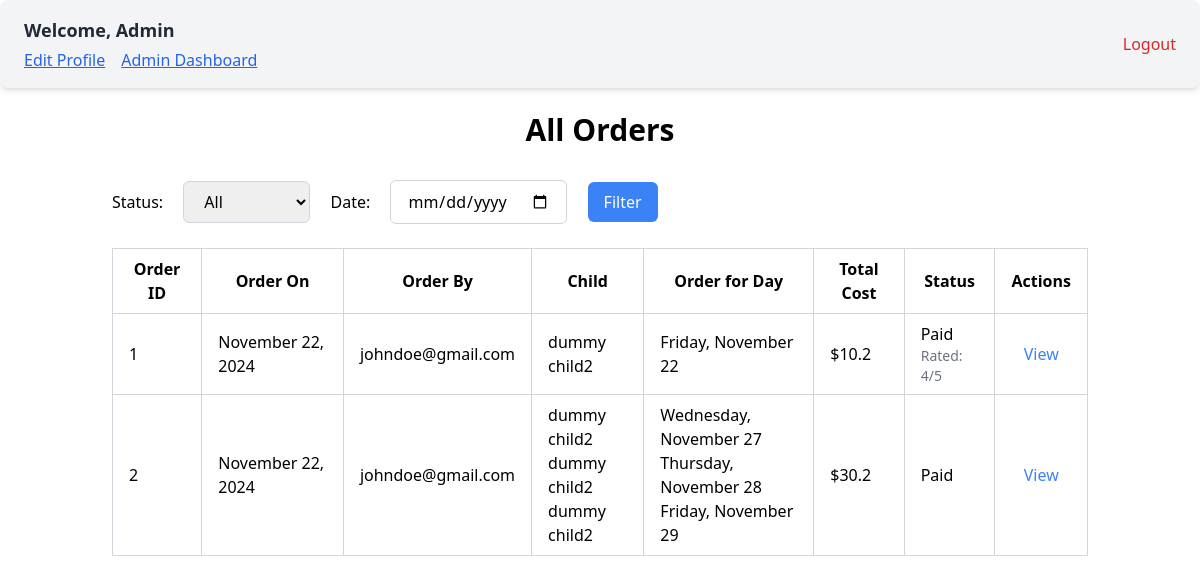
Screenshot of /all-orders (signed in) with the database file from the repository.
### app/models.py (models this page shows, shortened)
class Parent(UserMixin,db.Model):
    __tablename__ = 'parents'
    id = db.Column(db.Integer, primary_key=True, autoincrement=True)
    email = db.Column(db.String(120), unique=True, nullable=False)
    password_hash = db.Column(db.String(128), nullable=False)
    first_name = db.Column(db.String(50), nullable=False)
    last_name = db.Column(db.String(50), nullable=False)
    address = db.Column(db.String(255), nullable=False)
    state = db.Column(db.String(50), nullable=False)
    city = db.Column(db.String(50), nullable=False)
    zip_code = db.Column(db.String(10), nullable=False)
    is_admin = db.Column(db.Boolean, nullable=False, default=False)
    home_phone = db.Column(db.String(15), nullable=True)
    cell_phone = db.Column(db.String(15), nullable=False)
    work_phone = db.Column(db.String(15), nullable=True)
    children = db.relationship('Child', back_populates='parent', cascade='all, delete-orphan')
    orders = db.relationship('Order', back_populates='parent', cascade='all, delete-orphan')

class Order(db.Model):
    __tablename__ = 'orders'
    id = db.Column(db.Integer, primary_key=True, autoincrement=True)
    parent_id = db.Column(db.Integer, db.ForeignKey('parents.id'), nullable=False)
    order_date = db.Column(db.DateTime, default=datetime.utcnow, nullable=False)
    total_cost = db.Column(db.Float, nullable=False)
    status = db.Column(db.String(20), nullable=False, default="Pending")
    deadline = db.Column(db.DateTime, nullable=True, default=lambda: datetime.now() + timedelta(days=2))
    parent = db.relationship('Parent', back_populates='orders')
    order_items = db.relationship('OrderItem', back_populates='order', cascade='all, delete-orphan')
    rating = db.Column(db.Integer, nullable=True)

class OrderItem(db.Model):
    __tablename__ = 'order_items'
    id = db.Column(db.Integer, primary_key=True, autoincrement=True)
    order_id = db.Column(db.Integer, db.ForeignKey('orders.id'), nullable=False)
    child_id = db.Column(db.Integer, db.ForeignKey('children.id'), nullable=False)
    day = db.Column(db.String(20), nullable=False)
    dessert_name = db.Column(db.String(100), nullable=True)
    dessert_price = db.Column(db.Float, nullable=True, default=0.0)
    drink_name = db.Column(db.String(100), nullable=True)
    drink_price = db.Column(db.Float, nullable=True, default=0.0)
    entree_name = db.Column(db.String(100), nullable=True)
    entree_price = db.Column(db.Float, nullable=True, default=0.0)
    produce_name = db.Column(db.String(100), nullable=True)
    produce_price = db.Column(db.Float, nullable=True, default=0.0)
    side_name = db.Column(db.String(100), nullable=True)
    side_price = db.Column(db.Float, nullable=True, default=0.0)
    order = db.relationship('Order', back_populates='order_items')
    child = db.relationship('Child', backref='order_items')

class Child(db.Model):
    __tablename__ = 'children'
    id = db.Column(db.Integer, primary_key=True, autoincrement=True)
    first_name = db.Column(db.String(50), nullable=False)
    last_name = db.Column(db.String(50), nullable=False)
    state = db.Column(db.String(50), nullable=False)
    county = db.Column(db.String(50), nullable=False)
    grade = db.Column(db.String(20), nullable=False)
    allergies = db.Column(db.Text, nullable=True)
    school_id = db.Column(db.Integer, db.ForeignKey('schools.id'), nullable=False)
    school = db.relationship('School', back_populates='children')
    parent_id = db.Column(db.Integer, db.ForeignKey('parents.id'), nullable=False)
    parent = db.relationship('Parent', back_populates='children')

### app/routes/admin.py (the view)
@admin.route('/all-orders', methods=['GET'])
@login_required
def all_orders():
    if not current_user.is_admin:
        return redirect('/')
    status_filter = request.args.get('status')
    date_filter = request.args.get('date')
    email_filter = request.args.get('email')
    query = Order.query
    if status_filter:
        query = query.filter(Order.status == status_filter)
    if date_filter:
        query = query.filter(Order.order_date == date_filter)
    if email_filter:
        query = query.filter(Order.parent.email == email_filter)
    orders = query.all()
    return render_template('all_orders.html', orders=orders)

### app/__init__.py (called while the page is built)
def create_app():
    app = Flask(__name__,
                static_folder='static')
    app.config['SQLALCHEMY_DATABASE_URI'] = 'sqlite:///app.db'
    app.config['SQLALCHEMY_TRACK_MODIFICATIONS'] = False
    app.config['SECRET_KEY'] = 'your_secret_key_here'
    app.config['JWT_SECRET_KEY'] = 'your_jwt_secret_key_here'
    login_manager = LoginManager()
    login_manager.login_view = 'auth.login'
    login_manager.init_app(app)
    db.init_app(app)
    jwt = JWTManager(app)
    from app.models import Parent
    @login_manager.user_loader
    def load_user(user_id):
        return Parent.query.get(int(user_id))
    app.register_blueprint(dashboard, url_prefix='/')
    app.register_blueprint(auth, url_prefix='/')
    app.register_blueprint(order, url_prefix='/')
    app.register_blueprint(admin, url_prefix='/')
    return app

### app/templates/all_orders.html (shortened to what this page needs)
{% extends "_layout.html" %}
{% block content %}
<div class="container mx-auto p-6">
    <h1 class="text-3xl font-semibold text-center mb-8">
        All Orders
    </h1>
    <form method="GET" action="/all-orders" class="mb-6 space-x-4">
        <label for="status">Status:</label>
        <select name="status" id="status" class="px-4 py-2 border border-gray-300 rounded-md">
            <option value="">All</option>
        </select>
        <label for="date">Date:</label>
        <input type="date" name="date" id="date" class="px-4 py-2 border border-gray-300 rounded-md" />
        <button type="submit" class="bg-blue-500 text-white px-4 py-2 rounded-md">Filter</button>
    </form>
    <table class="table-auto w-full border border-gray-300">
        <thead>
            <tr>
                <th class="border border-gray-300 px-4 py-2">Order ID</th>
                <th class="border border-gray-300 px-4 py-2">Order On</th>
                <th class="border border-gray-300 px-4 py-2">Order By</th>
                <th class="border border-gray-300 px-4 py-2">Child</th>
                <th class="border border-gray-300 px-4 py-2">Order for Day</th>
                <th class="border border-gray-300 px-4 py-2">Total Cost</th>
                <th class="border border-gray-300 px-4 py-2">Status</th>
                <th class="border border-gray-300 px-4 py-2">Actions</th>
            </tr>
        </thead>
        <tbody>
            {% for order in orders %}
            <tr>
                <td class="border border-gray-300 px-4 py-2">{{ order.id }}</td>
                <td class="border border-gray-300 px-4 py-2">{{ order.order_date.strftime('%B %d, %Y') }}</td>
                <td class="border border-gray-300 px-4 py-2">{{ order.parent.email }}</td>
                <td class="border border-gray-300 px-4 py-2">
                    {% for item in order.order_items %}
                    <div>{{ item.child.first_name }} {{ item.child.last_name }}</div>
                    {% endfor %}
                </td>
                <td class="border border-gray-300 px-4 py-2">
                    {% for item in order.order_items %}
                    <div>{{ item.day }}</div>
                    {% endfor %}
                </td>
                <td class="border border-gray-300 px-4 py-2">${{ order.total_cost }}</td>
                <td class="border border-gray-300 px-4 py-2">{{ order.status }}
                        {% if order.rating %}
                        <div class="text-sm text-gray-500">Rated: {{ order.rating }}/5</div>
                        {% endif %}
                </td>
                <td class="border border-gray-300 px-4 py-2 text-center space-x-4">
                    <a href="/order/{{ order.id }}" class="text-blue-500 hover:underline">View</a>
                </td>
            </tr>
            {% endfor %}
        </tbody>
    </table>
</div>
{% endblock %}

### app/templates/_layout.html (shortened to what this page needs)
<!DOCTYPE html>
<html lang="en">
<head>
    <script src="https://cdn.tailwindcss.com"></script>
</head>
<body>
    <div class="flex flex-col items-center justify-center h-fit">
        {% if current_user.is_authenticated %}
        <div class="bg-gray-100 flex justify-between items-center px-6 py-4 shadow-md rounded-lg w-full">
            <div class="flex flex-col gap-1">
              <h1 class="text-lg font-semibold text-gray-800">
                Welcome, {{ current_user.first_name }}
              </h1>
              <div class="flex gap-4">
                <a href="/edit-profile" class="text-blue-600 hover:text-blue-800 underline">
                  Edit Profile
                </a>
                {% if current_user.is_admin %}
                <a href="/admin-dashboard" class="text-blue-600 hover:text-blue-800 underline">
                  Admin Dashboard
                </a>
                {% endif %}
              </div>
            </div>
            <a href="{{ url_for('auth.logout') }}" class="text-red-600 hover:text-red-800 font-medium">
              Logout
            </a>
          </div>
        {% endif %}
    </div>
    {% block content %}{% endblock %}
</body>
</html>

### rows the page displays
Parent: first_name "Admin"
Order: id "1", order_date "November 22, 2024", parent.email "johndoe@gmail.com", total_cost "10.2", status "Paid", rating "4"
OrderItem: child.first_name "dummy", child.last_name "child2", day "Friday, November 22"
Order: id "2", order_date "November 22, 2024", parent.email "johndoe@gmail.com", total_cost "30.2", status "Paid"
OrderItem: child.first_name "dummy", child.last_name "child2", day "Wednesday, November 27"
OrderItem: child.first_name "dummy", child.last_name "child2", day "Thursday, November 28"
OrderItem: child.first_name "dummy", child.last_name "child2", day "Friday, November 29"
